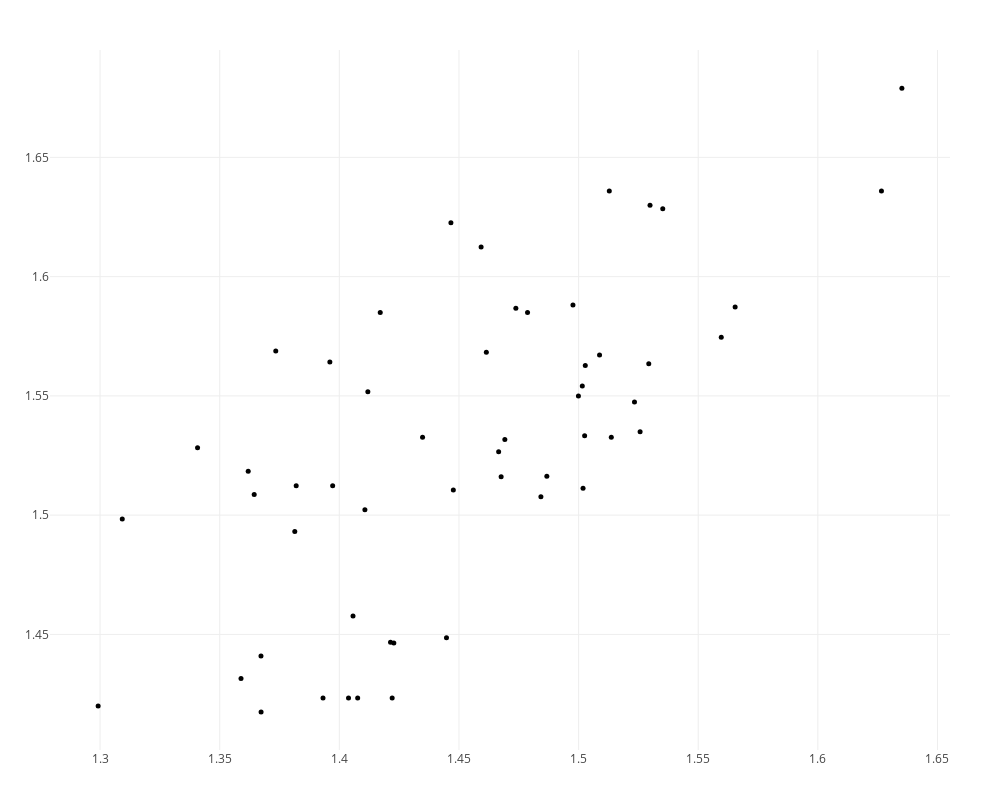

Source (notebook cell):
### Code cell
# plotbarcode_pjs(C,dim=0:1)
plotpersistencediagram_pjs(C,dim=1)

### Figure 1 — Plotly figure (JSON) as saved in the notebook; plotly's stock layout.template omitted (floating-point values rounded to 4 significant figures)
{"data": [{"hoverinfo": "x+y+text", "marker": {"color": "black", "size": 5}, "mode": "markers", "text": ["class/size  1/4", "class/size  2/4", "class/size  3/8", "class/size  4/6", "class/size  5/6", "class/size  6/4", "class/size  7/8", "class/size  8/6", "class/size  9/11", "class/size  10/9", "class/size  11/11", "class/size  12/4", "class/size  13/6", "class/size  14/6", "class/size  15/5", "class/size  16/5", "class/size  17/4", "class/size  18/8", "class/size  19/11", "class/size  20/5", "class/size  21/12", "class/size  22/5", "class/size  23/7", "class/size  24/7", "class/size  25/7", "class/size  26/9", "class/size  27/8", "class/size  28/9", "class/size  29/8", "class/size  30/7", "class/size  31/4", "class/size  32/11", "class/size  33/10", "class/size  34/6", "class/size  35/11", "class/size  36/11", "class/size  37/5", "class/size  38/5", "class/size  39/12", "class/size  40/8", "class/size  41/4", "class/size  42/10", "class/size  43/6", "class/size  44/10", "class/size  45/5", "class/size  46/9", "class/size  47/9", "class/size  48/5", "class/size  49/7", "class/size  50/8", "class/size  51/7", "class/size  52/11", "class/size  53/13", "class/size  54/11"], "textfont": {"family": "Raleway, sans-serif"}, "textposition": "top center", "type": "scatter", "x": [1.411, 1.421, 1.468, 1.474, 1.487, 1.509, 1.523, 1.529, 1.53, 1.56, 1.635, 1.299, 1.359, 1.367, 1.381, 1.393, 1.396, 1.404, 1.406, 1.408, 1.412, 1.422, 1.423, 1.435, 1.445, 1.448, 1.467, 1.469, 1.484, 1.5, 1.502, 1.502, 1.503, 1.503, 1.513, 1.514, 1.526, 1.565, 1.627, 1.309, 1.362, 1.367, 1.382, 1.397, 1.417, 1.447, 1.461, 1.479, 1.498, 1.535, 1.364, 1.373, 1.459, 1.341], "y": [1.502, 1.447, 1.516, 1.587, 1.516, 1.567, 1.547, 1.563, 1.63, 1.575, 1.679, 1.42, 1.431, 1.418, 1.493, 1.423, 1.564, 1.423, 1.458, 1.423, 1.552, 1.423, 1.446, 1.533, 1.449, 1.51, 1.527, 1.532, 1.508, 1.55, 1.554, 1.511, 1.533, 1.563, 1.636, 1.533, 1.535, 1.587, 1.636, 1.498, 1.518, 1.441, 1.512, 1.512, 1.585, 1.623, 1.568, 1.585, 1.588, 1.628, 1.509, 1.569, 1.612, 1.528]}, {"hoverinfo": "x+text", "marker": {"color": "red", "size": 6}, "mode": "markers", "text": [], "textfont": {"family": "Raleway, sans-serif"}, "textposition": "top center", "type": "scatter", "x": [], "y": []}], "layout": {"height": 800, "hovermode": "closest", "margin": {"b": 50, "l": 50, "r": 50, "t": 50}, "scene": {"aspectmode": "manual", "aspectratio": {"x": 1, "y": 0.7784}}, "showlegend": false, "width": 1000}}
